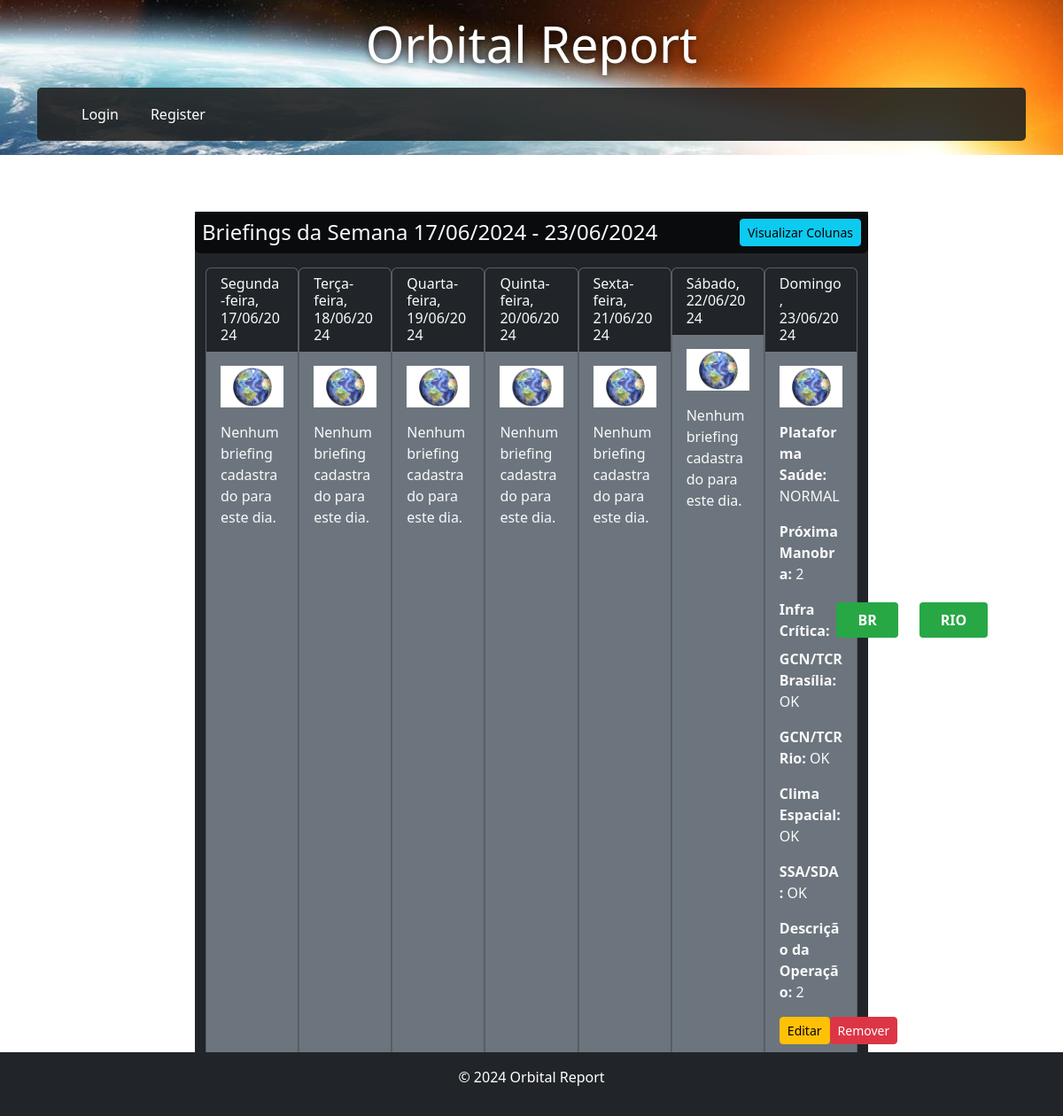
Screenshot of /sgdc/week/2024/25/ with the database file from the repository.
### apps/sgdc/models.py (models this page shows, shortened)
class EspacialSegment(models.Model):
    CHOICES = [
        ('NORMAL', 'Normal'),
        ('OK', 'OK'),
        ('WARN', 'Warning'),
        ('CRIT', 'Critical'),
    ]
    SIM_NAO_CHOICES = [
        ('SIM', 'Sim'),
        ('NAO', 'Não'),
    ]
    data = models.DateField(default=timezone.now)
    plataforma_saude = models.CharField(max_length=10, choices=CHOICES)
    proc_executados = models.CharField(max_length=100, choices=CHOICES)
    alerta_conjuncao = models.CharField(max_length=100, choices=CHOICES)
    campanha_ranging = models.CharField(max_length=100, choices=CHOICES)
    prox_manobra = models.CharField(max_length=100)
    tempo_eclipse = models.DurationField()
    smc_brasilia = models.CharField(max_length=100, choices=CHOICES, verbose_name="SMC Brasília", default='OK')
    smc_rio = models.CharField(max_length=100, choices=CHOICES, verbose_name="SMC Rio", default='OK')
    cmc_brasilia = models.CharField(max_length=100, choices=CHOICES, verbose_name="CMC-x Brasília", default='OK')
    cmc_rio = models.CharField(max_length=100, choices=CHOICES, verbose_name="CMC-x Rio", default='OK')
    tcr_brasilia = models.CharField(max_length=100, choices=CHOICES, verbose_name="Antena (TCR) Brasília", default='OK')
    tcr_rio = models.CharField(max_length=100, choices=CHOICES, verbose_name="Antena (TCR) Rio", default='OK')
    enlaces_ativos = models.IntegerField(verbose_name="Enlaces Ativos", default=0)
    qualidade_enlaces = models.CharField(max_length=100, choices=CHOICES, verbose_name="Qualidade dos Enlaces", default='OK')
    antena_teatro_em_uso = models.CharField(max_length=3, choices=SIM_NAO_CHOICES, verbose_name="Antena Teatro em Uso", default='NAO')
    observacoes = models.TextField(verbose_name="Observações", blank=True, null=True)
    descricao_operacao = models.TextField(verbose_name="Descrição da Operação", blank=True, null=True)
    infra_critica_brasilia = models.CharField(max_length=100, choices=CHOICES, verbose_name="Infra Crítica Brasília", default='OK')
    infra_critica_rio = models.CharField(max_length=100, choices=CHOICES, verbose_name="Infra Crítica Rio de Janeiro", default='OK')
    gcn_tcr_brasilia = models.CharField(max_length=100, choices=CHOICES, verbose_name="GCN/TCR Brasília", default='OK')
    gcn_tcr_rio = models.CharField(max_length=100, choices=CHOICES, verbose_name="GCN/TCR Rio de Janeiro", default='OK')
    clima_espacial = models.CharField(max_length=100, choices=CHOICES, verbose_name="Clima Espacial", default='OK')
    ssa_sda = models.CharField(max_length=100, choices=CHOICES, verbose_name="SSA/SDA", default='OK')
    class Meta:
        unique_together = ('data',)

### apps/sgdc/views.py (the view)
# urls.py: path('week/<int:year>/<int:week>/', views.week_briefings_detail, name='week_briefings_detail'),
def week_briefings_detail(request, year, week):
    first_day_of_week = timezone.datetime.strptime(f'{year}-W{week}-1', "%Y-W%W-%w").date()
    last_day_of_week = first_day_of_week + timedelta(days=6)
    days_of_week = [first_day_of_week + timedelta(days=i) for i in range(7)]
    briefings_dict = {day: EspacialSegment.objects.filter(data=day).first() for day in days_of_week}
    briefings = [(day, briefings_dict.get(day)) for day in days_of_week]
    return render(request, 'sgdc/week_briefings_detail.html', {
        'briefings': briefings,
        'year': year,
        'week': week,
        'first_day_of_week': first_day_of_week,
        'last_day_of_week': last_day_of_week
    })

### apps/users/context_processors.py (called while the page is built, shortened)
def user_categories(request):
    return {}

### templates/sgdc/week_briefings_detail.html (shortened to what this page needs)
{% extends 'shared/base.html' %}
{% load static %}
{% block content %}
<div class="container-fluid mt-4 bg-dark text-light">
    <div class="row mb-3">
        <div class="col-12 d-flex justify-content-between align-items-center bg-dark-transparent text-white p-2 rounded">
            <h4 class="m-0 text-light">Briefings da Semana {{ first_day_of_week|date:"d/m/Y" }} - {{ last_day_of_week|date:"d/m/Y" }}</h4>
            <button id="toggleView" class="btn btn-info btn-sm">Visualizar Colunas</button>
        </div>
    </div>
    <div class="row no-gutters" id="briefingsContainer">
        {% for day, briefing in briefings %}
            <div class="col-lg-1-7 col-md-3 col-sm-6 mb-4">
                <div class="card h-100 shadow-sm bg-secondary text-light">
                    <div class="card-header bg-dark text-white">
                        <h6 class="card-title m-0 text-light">{{ day|date:"l, d/m/Y" }}</h6>
                    </div>
                    <div class="card-body">
                        <img src="{% static 'assets/img/planeta-terra.webp' %}" class="img-fluid mb-3" alt="Imagem do Planeta Terra">
                        {% if briefing %}
                            <p><strong>Plataforma Saúde:</strong> {{ briefing.plataforma_saude }}</p>
                            <p><strong>Próxima Manobra:</strong> {{ briefing.prox_manobra }}</p>
                            <div class="d-flex align-items-center mb-2">
                                <p class="mb-0"><strong>Infra Crítica:</strong></p>
                                <div class="badge large-badge ms-2 {% if briefing.infra_critica_brasilia == 'OK' %}bg-success{% elif briefing.infra_critica_brasilia == 'CRIT' %}bg-danger{% endif %}">BR</div>
                                <div class="badge large-badge ms-4 {% if briefing.infra_critica_rio == 'OK' %}bg-success{% elif briefing.infra_critica_rio == 'CRIT' %}bg-danger{% endif %}">RIO</div>
                            </div>
                            <p><strong>GCN/TCR Brasília:</strong> {{ briefing.gcn_tcr_brasilia }}</p>
                            <p><strong>GCN/TCR Rio:</strong> {{ briefing.gcn_tcr_rio }}</p>
                            <p><strong>Clima Espacial:</strong> {{ briefing.clima_espacial }}</p>
                            <p><strong>SSA/SDA:</strong> {{ briefing.ssa_sda }}</p>
                            <p><strong>Descrição da Operação:</strong> {{ briefing.descricao_operacao }}</p>
                            <div class="d-flex justify-content-between">
                                <a href="{% url 'sgdc:edit_briefing' briefing.pk %}" class="btn btn-warning btn-sm">Editar</a>
                                <a href="{% url 'sgdc:delete_briefing' briefing.pk %}" class="btn btn-danger btn-sm" onclick="return confirm('Tem certeza que deseja excluir este briefing?');">Remover</a>
                            </div>
                        {% else %}
                            <p>Nenhum briefing cadastrado para este dia.</p>
                        {% endif %}
                    </div>
                </div>
            </div>
        {% endfor %}
    </div>
</div>
{% endblock %}

### static/assets/css/styles.css (style rules this page uses)
body { font-family: Arial, sans-serif; margin: 0; padding: 0; background-color: #0c0c0c; height: 100%; }

### templates/sgdc/week_briefings_detail.html (style rules this page uses)
.col-lg-1-7 { flex: 0 0 14.2857%; max-width: 14.2857%; }
.bg-dark-transparent { background-color: rgba(0, 0, 0, 0.7); }
.no-gutters { margin-right: 0; margin-left: 0; }
.no-gutters > .col, .no-gutters > [class*="col-"] { padding-right: 0; padding-left: 0; }
.badge { display: inline-block; padding: 0.75em 1.5em; font-size: 100%; font-weight: 700; line-height: 1; text-align: center; white-space: nowrap; vertical-align: baseline; border-radius: 0.25rem; }
.large-badge { padding: 0.75em 1.5em; font-size: 100%; }
.bg-success { background-color: #28a745 !important; }
.ms-4 { margin-left: 1.5rem !important; }
.text-light { color: #f8f9fa !important; }

### rows the page displays
EspacialSegment: day "Domingo, 23/06/2024", plataforma_saude "NORMAL", prox_manobra "2", gcn_tcr_brasilia "OK", gcn_tcr_rio "OK", clima_espacial "OK", ssa_sda "OK", descricao_operacao "2"

### other values shown
{{ first_day_of_week|date:"d/m/Y" }} "17/06/2024"
{{ last_day_of_week|date:"d/m/Y" }} "23/06/2024"
{{ day|date:"l, d/m/Y" }} "Segunda-feira, 17/06/2024" "Terça-feira, 18/06/2024" "Quarta-feira, 19/06/2024" "Quinta-feira, 20/06/2024" "Sexta-feira, 21/06/2024" "Sábado, 22/06/2024"
